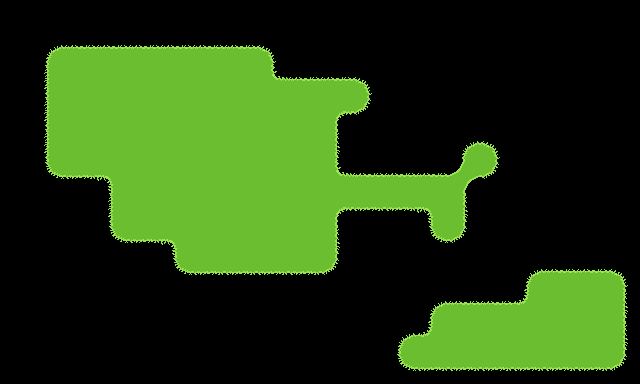

This game map was drawn from its Tiled (.tmx) file and the tilesets committed beside it. A one-line description and the full map source follow:
An orthogonal 20x12 tile map with 32x32 px tiles, 1 tile layer (Tile Layer 1).

<map version="1.10" tiledversion="1.10.2" orientation="orthogonal" renderorder="right-down" width="20" height="12" tilewidth="32" tileheight="32" infinite="0" nextlayerid="2" nextobjectid="1">
 <tileset firstgid="1" source="GrassTileset2.0.tsx" />
 <layer id="1" name="Tile Layer 1" width="20" height="12">
  <data encoding="csv">
0,0,0,0,0,0,0,0,0,0,0,0,0,0,0,0,0,0,0,0,
0,14,4,4,4,4,4,4,1,0,0,0,0,0,0,0,0,0,0,0,
0,2,7,7,7,7,7,7,3,4,4,1,0,0,0,0,0,0,0,0,
0,2,7,7,7,7,7,7,7,7,8,16,0,0,0,0,0,0,0,0,
0,2,7,7,7,7,7,7,7,7,12,0,0,0,14,1,0,0,0,0,
0,9,10,11,7,7,7,7,7,7,3,4,4,4,15,16,0,0,0,0,
0,0,0,2,7,7,7,7,7,7,8,10,10,11,12,0,0,0,0,0,
0,0,0,9,10,11,7,7,7,7,12,0,0,9,16,0,0,0,0,0,
0,0,0,0,0,9,10,10,10,10,16,0,0,0,0,0,14,4,4,1,
0,0,0,0,0,0,0,0,0,0,0,0,0,14,4,4,6,7,7,12,
0,0,0,0,0,0,0,0,0,0,0,0,14,6,7,7,7,7,7,12,
0,0,0,0,0,0,0,0,0,0,0,0,9,10,10,10,10,10,10,16
</data>
 </layer>
</map>
